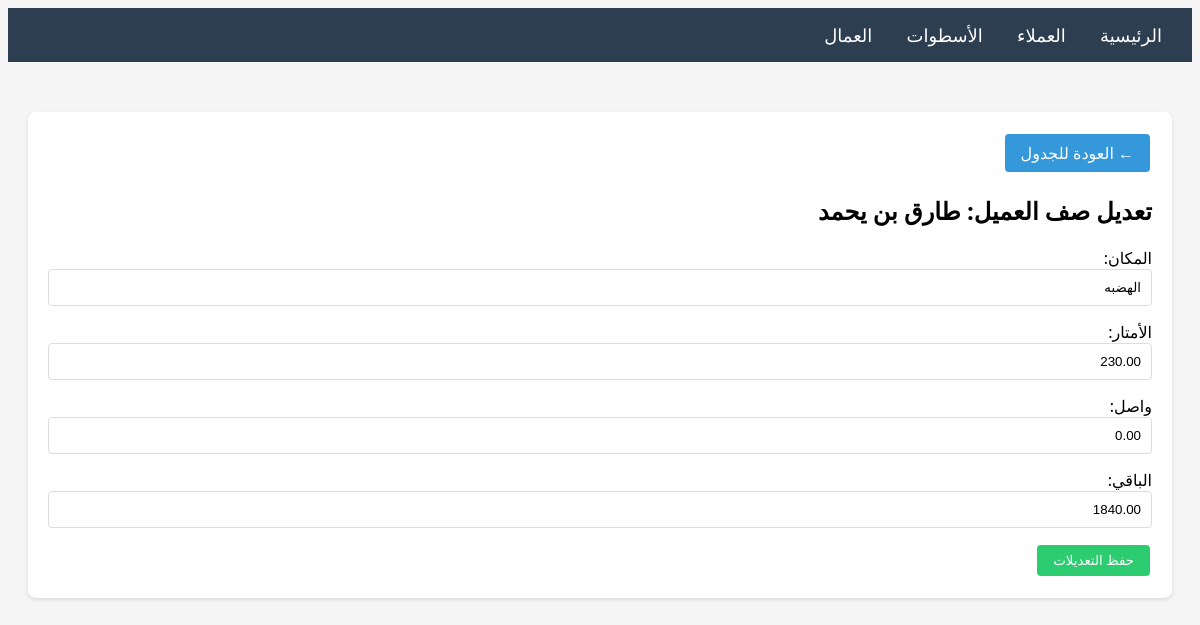
The app's page /customer-row/19/edit/ with its own data.
### main/models.py (models this page shows, shortened)
class CustomerRow(models.Model):
    customer = models.ForeignKey(Customer, on_delete=models.CASCADE, related_name='rows', verbose_name='العميل')
    location = models.CharField(max_length=200, verbose_name='المكان')
    meters = models.DecimalField(max_digits=10, decimal_places=2, default=0, verbose_name='الأمتار')
    received = models.DecimalField(max_digits=10, decimal_places=2, default=0, verbose_name='واصل')
    remaining = models.DecimalField(max_digits=10, decimal_places=2, default=0, verbose_name='الباقي')
    order = models.IntegerField(default=0, verbose_name='الترتيب')
    class Meta:
        verbose_name = 'صف العميل'
        verbose_name_plural = 'صفوف العملاء'
        ordering = ['order', 'id']

class Customer(models.Model):
    name = models.CharField(max_length=200, verbose_name='الاسم')
    phone = models.CharField(max_length=20, verbose_name='رقم الهاتف')
    created_at = models.DateTimeField(auto_now_add=True)
    class Meta:
        verbose_name = 'عميل'
        verbose_name_plural = 'العملاء'
        ordering = ['-created_at']

### main/views.py (the view)
# urls.py: path('customer-row/<int:pk>/edit/', views.customer_row_edit, name='customer_row_edit'),
def customer_row_edit(request, pk):
    row = get_object_or_404(CustomerRow, pk=pk)
    if request.method == 'POST':
        form = CustomerRowForm(request.POST, instance=row)
        if form.is_valid():
            form.save()
            messages.success(request, 'تم تعديل الصف بنجاح')
            return redirect('customer_detail', pk=row.customer.pk)
    else:
        form = CustomerRowForm(instance=row)
    return render(request, 'main/customer_row_edit.html', {'form': form, 'row': row})

### main/forms.py
class CustomerRowForm(forms.ModelForm):
    class Meta:
        model = CustomerRow
        fields = ['location', 'meters', 'received', 'remaining']
        widgets = {
            'location': forms.TextInput(attrs={'class': 'form-control', 'placeholder': 'المكان'}),
            'meters': forms.NumberInput(attrs={'class': 'form-control', 'placeholder': 'الأمتار', 'step': '0.01'}),
            'received': forms.NumberInput(attrs={'class': 'form-control', 'placeholder': 'واصل', 'step': '0.01'}),
            'remaining': forms.NumberInput(attrs={'class': 'form-control', 'placeholder': 'الباقي', 'step': '0.01'}),
        }

### main/templates/main/customer_row_edit.html (shortened to what this page needs)
{% extends 'main/base.html' %}
{% block content %}
<div class="card">
    <a href="{% url 'customer_detail' row.customer.pk %}" class="btn btn-primary">← العودة للجدول</a>
    <h2>تعديل صف العميل: {{ row.customer.name }}</h2>
    <form method="POST">
        <div class="form-group">
            <label>المكان:</label>
            {{ form.location }}
        </div>
        <div class="form-group">
            <label>الأمتار:</label>
            {{ form.meters }}
        </div>
        <div class="form-group">
            <label>واصل:</label>
            {{ form.received }}
        </div>
        <div class="form-group">
            <label>الباقي:</label>
            {{ form.remaining }}
        </div>
        <button type="submit" class="btn btn-success">حفظ التعديلات</button>
    </form>
</div>
{% endblock %}

### static/css/style.css (style rules this page uses)
body { direction: rtl; text-align: right; font-family: 'Segoe UI', Tahoma, Geneva, Verdana, sans-serif; background-color: #f5f5f5; }
.card { background: white; border-radius: 8px; padding: 20px; margin-bottom: 20px; box-shadow: 0 2px 4px rgba(0,0,0,0.1); }
.btn { padding: 8px 16px; border: none; border-radius: 4px; cursor: pointer; text-decoration: none; display: inline-block; margin: 2px; }
.btn-primary { background-color: #3498db; color: white; }
.btn-success { background-color: #2ecc71; color: white; }
.form-group { margin-bottom: 15px; }
.form-control { width: 100%; padding: 10px; border: 1px solid #ddd; border-radius: 4px; box-sizing: border-box; }
input[type="number"] { text-align: right; }

### records on screen
CustomerRow: customer.name "طارق بن يحمد", location "الهضبه", meters "230.00", received "0.00", remaining "1840.00"
